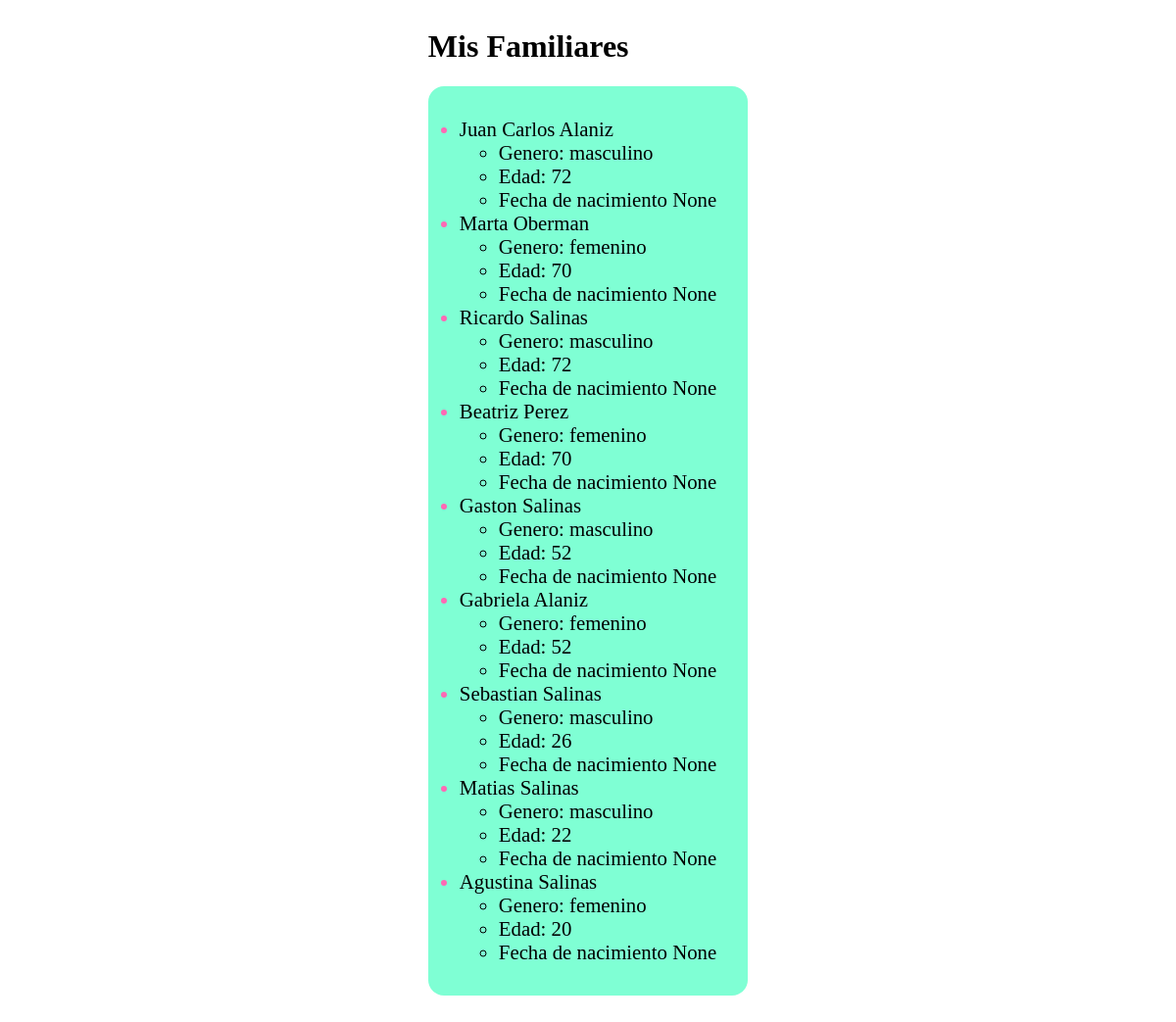
The page /familiares/ on the database as committed earlier.
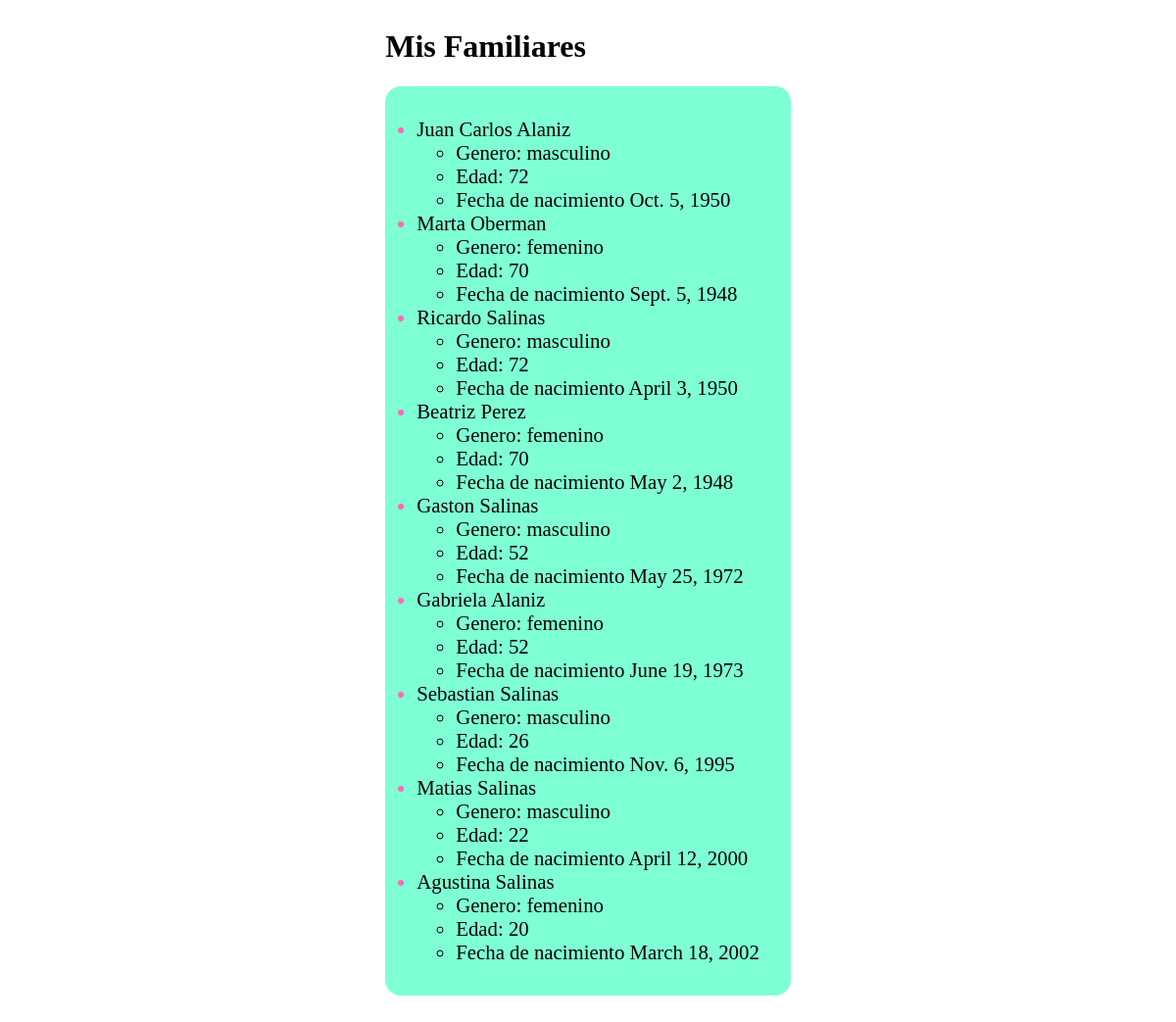
The same page on the database as committed later.
### familia/models.py (models this page shows)
class Familiares(models.Model):
    nombre = models.CharField(max_length=50)
    apellido = models.CharField(max_length=50)
    edad = models.IntegerField()
    genero = models.CharField(max_length=20)
    fecha_nacimiento = models.DateField()

### familia/views.py (the view)
# urls.py: path('familiares/', lista_familiares)
def lista_familiares(request):
    familiares = Familiares.objects.all()
    familiares_lista = []
    for familiar in familiares:
        familiares_lista.append(familiar)
    datos = {'familiares':familiares_lista}
    plantilla = loader.get_template('familiares.html')
    documento = plantilla.render(datos)
    return HttpResponse(documento)

### MVTSalinas/templates/familiares.html (shortened to what this page needs)
<!DOCTYPE html>
<html lang="en">
<head>
</head>
<body>
    <h1>Mis Familiares</h1>
    <ul class='listaP'>
    {% for familiar in familiares %}
        <li class='nombre'>{{familiar.nombre}} {{familiar.apellido}}</li>
        <ul>
            <li>Genero: {{familiar.genero}}</li>
            <li>Edad: {{familiar.edad}}</li>
            <li>Fecha de nacimiento {{familiar.fecha_nacimiento}}</li>
        </ul>
    {% endfor %}
</ul>
</body>
</html>

### MVTSalinas/templates/familiares.html (style rules this page uses)
html { display:flex; justify-content:center; }
.listaP { background-color: aquamarine; border-radius: 1rem; padding: 2rem; font-size: 1.3rem; }
.nombre::marker { color:hotpink; }

Rows that differ between the two databases and show on the page:
changed Familiares "Juan Carlos": fecha_nacimiento "None" → "Oct. 5, 1950"
changed Familiares "Marta": fecha_nacimiento "None" → "Sept. 5, 1948"
changed Familiares "Ricardo": fecha_nacimiento "None" → "April 3, 1950"
changed Familiares "Beatriz": fecha_nacimiento "None" → "May 2, 1948"
changed Familiares "Gaston": fecha_nacimiento "None" → "May 25, 1972"
changed Familiares "Gabriela": fecha_nacimiento "None" → "June 19, 1973"
changed Familiares "Sebastian": fecha_nacimiento "None" → "Nov. 6, 1995"
changed Familiares "Matias": fecha_nacimiento "None" → "April 12, 2000"
changed Familiares "Agustina": fecha_nacimiento "None" → "March 18, 2002"
